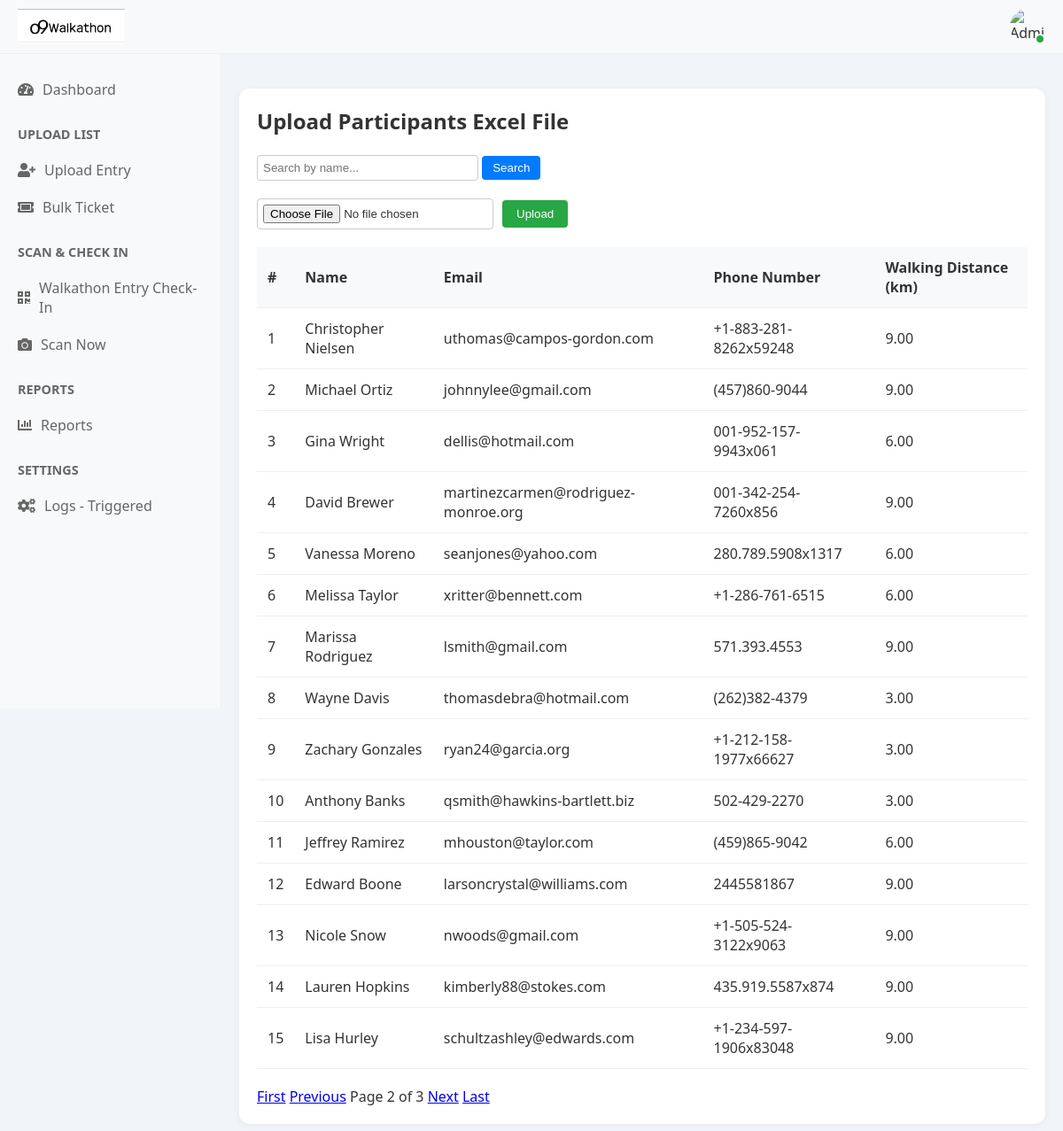
The app's page /upload_excel/?page=2 with its own data.
### walkathon_app/models.py (models this page shows, shortened)
class Participant(models.Model):
    unique_id = models.CharField(max_length=20, unique=True,default=uuid.uuid4)
    name = models.CharField(max_length=255)
    email = models.EmailField()
    phone_number = models.CharField(max_length=20)
    walking_distance_km = models.DecimalField(max_digits=5, decimal_places=2)
    registered_at = models.DateTimeField(auto_now_add=True)
    gender = models.CharField(max_length=10, choices=[('Male', 'Male'), ('Female', 'Female'), ('Others', 'Others')], null=True, blank=True)
    working_professional = models.CharField(max_length=3, choices=[('Yes', 'Yes'), ('No', 'No')], null=True, blank=True)
    o9_employee = models.CharField(max_length=3, choices=[('Yes', 'Yes'), ('No', 'No')], null=True, blank=True)
    employee_code = models.CharField(max_length=100, null=True, blank=True)
    company_name = models.CharField(max_length=255, null=True, blank=True)

### walkathon_app/views.py (the view)
# urls.py: path('upload_excel/', views.upload_excel, name='upload_excel'),
def upload_excel(request):
    if request.method == 'POST' and request.FILES.get('excel_file'):
        pass  # Keep your existing file parsing logic here
    search_query = request.GET.get('search', '')
    participants_qs = Participant.objects.all().order_by('-id')
    if search_query:
        participants_qs = participants_qs.filter(Q(name__icontains=search_query))
    paginator = Paginator(participants_qs, 15)  # 15 per page
    page_number = request.GET.get('page')
    page_obj = paginator.get_page(page_number)
    return render(request, 'registered_list.html', {
        'participants': page_obj,
        'page_obj': page_obj,
        'search_query': search_query,
    })

### templates/registered_list.html (shortened to what this page needs)
{% extends "base.html" %}
{% load static %}
{% block content %}
<div class="upload-section">
    <h2>Upload Participants Excel File</h2>
    <br>
    <form method="GET" action="" style="margin-bottom: 20px;">
    <input type="text" name="search" placeholder="Search by name..." value="{{ search_query }}" style="padding: 6px; width: 250px; border: 1px solid #ccc; border-radius: 4px;">
    <button type="submit" style="padding: 6px 12px; border: none; background-color: #007bff; color: white; border-radius: 4px;">Search</button>
    </form>
    <form method="POST" action="{% url 'upload_excel' %}" enctype="multipart/form-data" class="upload-form">
        <input type="file" name="excel_file" accept=".xlsx,.xls" required>
        <button type="submit">Upload</button>
    </form>
    {% if participants %}
    <table>
        <thead>
            <tr>
                <th>#</th>
                <th>Name</th>
                <th>Email</th>
                <th>Phone Number</th>
                <th>Walking Distance (km)</th>
            </tr>
        </thead>
        <tbody>
            {% for participant in page_obj %}
            <tr>
                <td>{{ forloop.counter }}</td>
                <td>{{ participant.name }}</td>
                <td>{{ participant.email }}</td>
                <td>{{ participant.phone_number }}</td>
                <td>{{ participant.walking_distance_km }}</td>
            </tr>
            {% endfor %}
        </tbody>
    </table>
    <div class="pagination" style="margin-top: 20px;">
    {% if page_obj.has_previous %}
        <a href="?page=1{% if search_query %}&search={{ search_query }}{% endif %}">First</a>
        <a href="?page={{ page_obj.previous_page_number }}{% if search_query %}&search={{ search_query }}{% endif %}">Previous</a>
    {% endif %}
    <span>Page {{ page_obj.number }} of {{ page_obj.paginator.num_pages }}</span>
    {% if page_obj.has_next %}
        <a href="?page={{ page_obj.next_page_number }}{% if search_query %}&search={{ search_query }}{% endif %}">Next</a>
        <a href="?page={{ page_obj.paginator.num_pages }}{% if search_query %}&search={{ search_query }}{% endif %}">Last</a>
    {% endif %}
</div>
    {% else %}
        <p>No data to display. Upload an Excel file to see participants.</p>
    {% endif %}
</div>
{% endblock %}

### templates/base.html (style rules this page uses)
* { margin: 0; padding: 0; box-sizing: border-box; }
body { font-family: 'Segoe UI', Tahoma, Geneva, Verdana, sans-serif; background: #f1f5f9; color: #333; }

### templates/registered_list.html (style rules this page uses)
.upload-section { background: #fff; padding: 20px; border-radius: 12px; box-shadow: 0 2px 8px rgba(0, 0, 0, 0.05); margin-top: 20px; }
.upload-form { display: flex; align-items: center; gap: 10px; margin-bottom: 20px; }
.upload-form input[type="file"] { border: 1px solid #ccc; padding: 6px; border-radius: 4px; }
.upload-form button { background-color: #28a745; color: white; padding: 8px 16px; border: none; border-radius: 4px; cursor: pointer; }
table { width: 100%; border-collapse: collapse; margin-top: 10px; }
th, td { padding: 12px; text-align: left; border-bottom: 1px solid #eee; }
th { background-color: #f8f9fa; font-weight: 600; }

### records on screen
Participant: name "Christopher Nielsen", email "uthomas@campos-gordon.com", phone_number "+1-883-281-8262x59248", walking_distance_km "9.00"
Participant: name "Michael Ortiz", email "johnnylee@gmail.com", phone_number "(457)860-9044", walking_distance_km "9.00"
Participant: name "Gina Wright", email "dellis@hotmail.com", phone_number "001-952-157-9943x061", walking_distance_km "6.00"
Participant: name "David Brewer", email "martinezcarmen@rodriguez-monroe.org", phone_number "001-342-254-7260x856", walking_distance_km "9.00"
Participant: name "Vanessa Moreno", email "seanjones@yahoo.com", phone_number "280.789.5908x1317", walking_distance_km "6.00"
Participant: name "Melissa Taylor", email "xritter@bennett.com", phone_number "+1-286-761-6515", walking_distance_km "6.00"
Participant: name "Marissa Rodriguez", email "lsmith@gmail.com", phone_number "571.393.4553", walking_distance_km "9.00"
Participant: name "Wayne Davis", email "thomasdebra@hotmail.com", phone_number "(262)382-4379", walking_distance_km "3.00"
Participant: name "Zachary Gonzales", email "ryan24@garcia.org", phone_number "+1-212-158-1977x66627", walking_distance_km "3.00"
Participant: name "Anthony Banks", email "qsmith@hawkins-bartlett.biz", phone_number "502-429-2270", walking_distance_km "3.00"
Participant: name "Jeffrey Ramirez", email "mhouston@taylor.com", phone_number "(459)865-9042", walking_distance_km "6.00"
Participant: name "Edward Boone", email "larsoncrystal@williams.com", phone_number "2445581867", walking_distance_km "9.00"
Participant: name "Nicole Snow", email "nwoods@gmail.com", phone_number "+1-505-524-3122x9063", walking_distance_km "9.00"
Participant: name "Lauren Hopkins", email "kimberly88@stokes.com", phone_number "435.919.5587x874", walking_distance_km "9.00"
Participant: name "Lisa Hurley", email "schultzashley@edwards.com", phone_number "+1-234-597-1906x83048", walking_distance_km "9.00"

### other values on screen
{{ page_obj.number }} "2"
{{ page_obj.paginator.num_pages }} "3"
